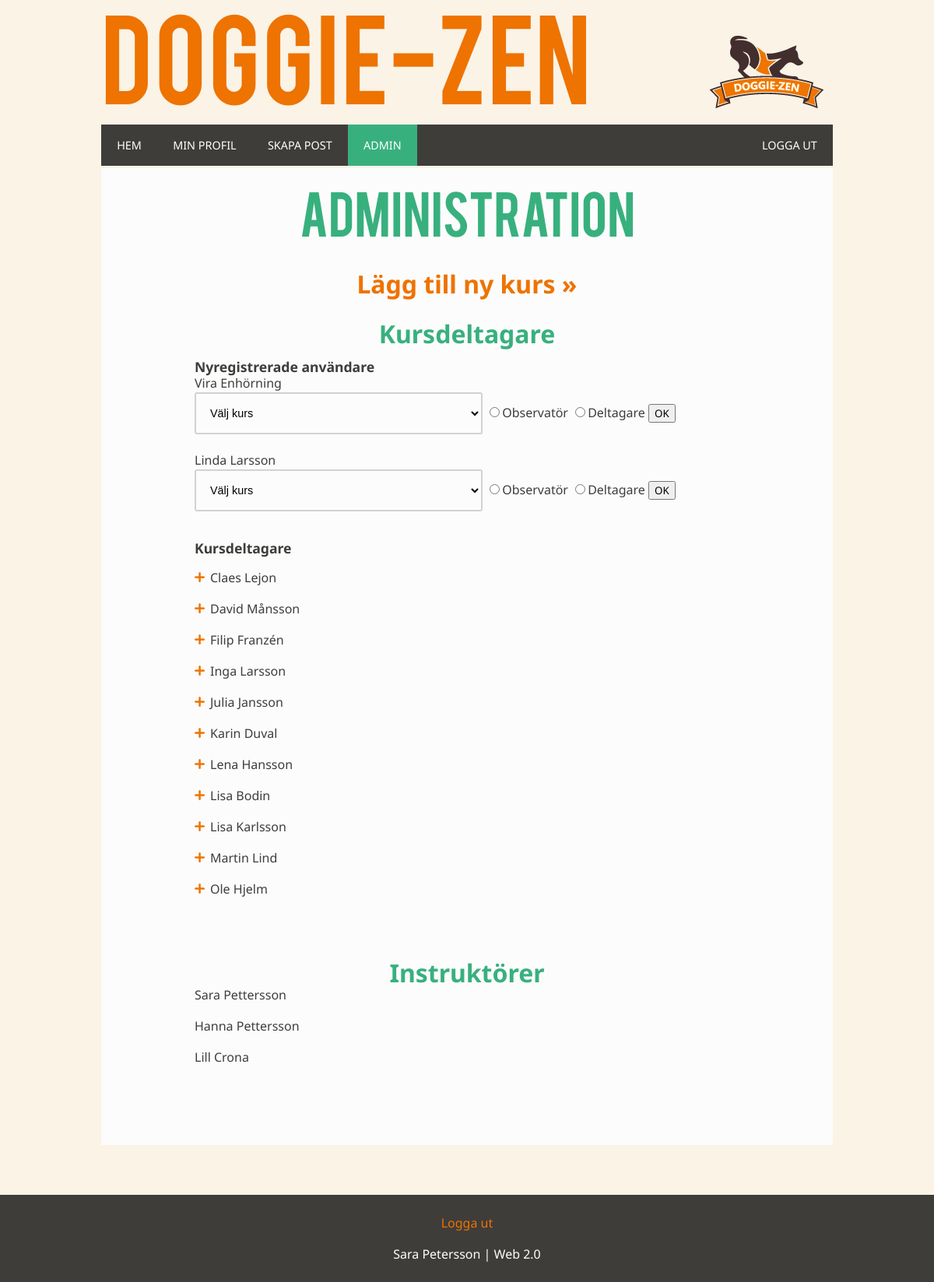
/admin.php (signed in), run on the app's committed database.
### tables this page shows
CREATE TABLE `users` (
  `userId` tinyint(5) NOT NULL,
  `email` varchar(40) NOT NULL,
  `firstname` varchar(12) NOT NULL,
  `lastname` varchar(20) NOT NULL,
  `password` varchar(100) NOT NULL,
  `type` tinyint(1) NOT NULL
);

### includes/config.php (called while the page is built, shortened)
<?php
function getPath() {
    $path = $_SERVER['PHP_SELF'];
    return $path;
}
$user = new User();
$class = new Classes();
if (isset($_SESSION['userId'])) {
    $userId = $_SESSION['userId'];
    $type = $user->getUserType($userId);
}

### includes/class/User.class.php (called while the page is built, shortened)
<?php
	class User {
		public function __construct() {
			$this->db = new Database();
		}
		public function getUserType($userId) {
			$result = $this->db->select("SELECT type FROM users WHERE userId = $userId");
			foreach ($result as $key) {
				$type = $key['type'];
			}
			return $type;
		}
	}

### includes/class/Database.class.php (called while the page is built, shortened)
<?php
	class Database {
	    protected static $connection;
	    public function connect() {
	        if(!isset(self::$connection)) {
	            $config = parse_ini_file('ini/config.ini');
	            self::$connection = new mysqli($config['database'], $config['username'], $config['password'], $config['dbname']);
	        }
	        return self::$connection;
	    }
	    public function query($query) {
	        $connection = $this->connect();
	        $result = $connection->query($query);
	        if ($result) {
		        return $result;
	    	}
	    	else {
	    		$this->error();
	    	}
	    }
	    public function select($query) {
	        $rows = array();
	        $result = $this->query($query);
	        while ($row = $result->fetch_assoc()) {
	            $rows[] = $row;
	        }
	        return $rows;
	    }
	    public function sanitize($value) {
			$value = trim($value);
			$value = stripslashes($value);
			$value = htmlspecialchars($value);
	        $connection = $this->connect();
	        return $connection->real_escape_string($value);
	    }
	}

### includes/class/Classes.class.php (called while the page is built, shortened)
<?php
	class Classes {
		public function __construct(){
			$this->db = new Database();
			$this->classList = $this->db->select("SELECT * FROM class ORDER BY className");
			$this->teacherList = $this->db->select("SELECT userId, firstname, lastname FROM users WHERE type = 1");
		}
		public function getClasses($userId) {
			$result = $this->db->select("SELECT className, curriculum.classCode, startDate, endDate, closingDate, typeId FROM class, userclass, curriculum
				WHERE userId = $userId
				AND class.classId = curriculum.classId
				AND userclass.classCode = curriculum.classCode
				ORDER BY curriculum.startDate DESC");
			return $result;
		}
		public function getTeacher($classCode) {
			$classCode = $this->db->sanitize($classCode);
			$result = $this->db->select("SELECT userId FROM userclass
				WHERE classCode = '$classCode'
				AND typeId = 1");
			if ($result) {
				foreach ($result as $key) {
					$teacher = $key['userId'];
				}
				return $teacher;
			}
			else {
				return false;
			}
		}
		public function getStudentList() {
			$result = $this->db->select("SELECT DISTINCT users.userId, email, firstname, lastname FROM users, userclass
				WHERE users.userId IN
				(SELECT userclass.userId FROM userclass)
				AND type != 1
				ORDER BY firstname");
			return $result;
		}
		public function getNewStudents() {
			$result = $this->db->select("SELECT DISTINCT users.userId, email, firstname, lastname FROM users, userclass
				WHERE users.userId NOT IN
				(SELECT userclass.userId FROM userclass)
				AND type != 1");
			return $result;
		}
	}

### admin.php (the view, shortened to what this page needs)
<?php
include("includes/header.php");
if (isset($_SESSION["userId"])) {
	if ($type == 1) {
?>
		<section id="mainContainer">
			<h2>Administration</h2>
			<h3 id="addNewClass">Lägg till ny kurs »</h3>
<?php
						$teacher = $class->getTeacherList();
?>
			<div class="admin">
				<h3>Kursdeltagare</h3>
				<h4>Nyregistrerade användare</h4>
<?php
				$newStudent = $class->getNewStudents();
				foreach ($newStudent as $key) {
					echo "<div id='newStudentDiv" . $key['userId'] . "'>";
						echo "<p>" . $key['firstname'] . " " . $key['lastname'] . "</p>";
						echo "<form id='newStudentForm" . $key['userId'] . "'>
							<select name='class' id='class_" . $key['userId'] . "'>
								<option value='0'>Välj kurs</option>";
							echo "</select>
							<input type='radio' name='type' value='3'>Observatör
							<input type='radio' name='type' value='4'>Deltagare
				  			<input type='button' value='OK' id='submitStudent" . $key['userId'] . "' onclick='submitStudent(" . $key['userId'] . ", &#39;" . $key['firstname'] . "&#39;, &#39;" . $key['lastname'] . "&#39;)'>
						</form>
					</div>";
				}
				echo "<div id='oldStudents'>";
				echo "<h4>Kursdeltagare</h4>";
				$student = $class->getStudentList();
				foreach ($student as $studentKey) {
					$userClass = $class->getClasses($studentKey['userId']);
					echo "<p><img src='images/add_13x13.png' alt='Mer info om " . $studentKey['firstname'] . " " . $studentKey['lastname'] . "' class='info' onclick=showInfo(" . $studentKey['userId'] . ")>" . $studentKey['firstname'] . " " . $studentKey['lastname'] . "</p>
					<div id='oldStudentField_" . $studentKey['userId'] . "' class='oldStudentField'>
						<form id='newStudentForm" . $studentKey['userId'] . "' class='oldStudentForm'>
							<select name='class' id='class_" . $studentKey['userId'] . "'>
								<option value='0'>Välj kurs</option>";
							echo "</select>
							<input type='radio' name='type' value='3'>Observatör
							<input type='radio' name='type' value='4'>Deltagare
				  			<input type='button' value='OK' id='submitStudent" . $studentKey['userId'] . "' onclick='submitStudent(" . $studentKey['userId'] . ", &#39;" . $studentKey['firstname'] . "&#39;, &#39;" . $studentKey['lastname'] . "&#39;)'>
						</form>
						<h5>Aktuella kurser</h5>
						<ul id='currentClassList_" . $studentKey['userId'] . "'>";
						foreach ($userClass as $userClassKey) {
							$teacherId = $class->getTeacher($userClassKey['classCode']);
						}
						echo "</ul>
						<h5>Avslutade kurser</h5>
						<ul class='endedClasses'>";
						foreach ($userClass as $userClassKey) {
							$teacherId = $class->getTeacher($userClassKey['classCode']);
						}
						echo "</ul>
					</div>";
	}
?>
				</div>
			</div>
			<div class="admin">
				<h3>Instruktörer</h3>
<?php
				foreach ($teacher as $tKey) {
					echo "<p>" . $tKey['firstname'] . " " . $tKey['lastname'] . "<p>";
				}
?>
			</div>
    	</section>
<?php
	}
	else {
		header("Location: index.php");
    	exit;
	}
}
else {
    header("Location: login.php");
    exit;
}
include("includes/footer.php");

### includes/header.php (shortened to what this page needs)
<?php
include("includes/config.php");
?>
<!DOCTYPE html>
<html lang="sv">
    <head>
        <link rel="stylesheet" href="css/style.css" type="text/css">
    </head>
    <body>
        <header>
            <a href="index.php"><h1>Doggie-Zen</h1></a>
            <div id="logo">
                <a href="index.php"><img src="images/logo.png" alt="Doggie-Zen onlinekurser"></a>
            </div>
            <?php include("includes/mainmenu.php");?>
        </header>
        <section id="mainContent">

### includes/mainmenu.php
		<nav>
		    <ul>
<?php
				echo "<li";
				if (getPath() == "/index.php") {
					echo " class='active'";
				}
				echo "><a href='index.php'>Hem</a></li>";
				echo "<li";
				if (getPath() == "/profile.php") {
					echo " class='active'";
				}
				echo "><a href='profile.php'>Min profil</a></li>";
				echo "<li";
				if (getPath() == "/publish.php") {
					echo " class='active'";
				}
				echo "><a href='publish.php'>Skapa post</a></li>";
				if (isset($_SESSION['userId']) && $type == 1) {
					echo "<li";
					if (getPath() == "/admin.php") {
						echo " class='active'";
					}
					echo "><a href='admin.php'>Admin</a></li>";
				}
				if (isset($_SESSION['userId'])) {
					echo "<li id='logout'><a href='logout.php'>Logga ut</a></li>";
				}
?>
		    </ul>
		</nav>

### includes/footer.php (shortened to what this page needs)
			</section>
			<footer>
<?php
				if (isset($_SESSION["userId"])) {
					echo "<p><a href='logout.php'>Logga ut</a></p>";
				}
?>
				<p id="author">Sara Petersson <span class="divider">|</span> Web 2.0</p>
			</footer>
	</body>
</html>

### css/style.css (style rules this page uses)
html, body, div, span, applet, object, iframe, h1, h2, h3, h4, h5, h6, p, blockquote, pre, a, abbr, acronym, address, big, cite, code, del, dfn, em, img, ins, kbd, q, s, samp, small, strike, strong, sub, sup, tt, var, b, u, i, center, dl, dt, dd, ol, ul, li, fieldset, form, label, legend, table, caption, tbody, tfoot, thead, tr, th, td, article, aside, canvas, details, embed, figure, figcaption, footer, header, hgroup, main, menu, nav, output, ruby, section, summary, time, mark, audio, video { margin: 0; padding: 0; border: 0; font-size: 100%; font: inherit; vertical-align: baseline; }
article, aside, details, figcaption, figure, footer, header, hgroup, main, menu, nav, section { display: block; }
body { line-height: 1; }
ol, ul { list-style: none; }
body { background-color: #faf3e6; font-size: 100%; font-family: 'Noto Sans', Helvetica, Arial, sans-serif; color: #3f3d3a; }
footer { background-color: #3f3d3a; color: #fff; margin-top: 4em; text-align: center; padding: 1.5em 0; clear: both; }
header { max-width: 940px; margin: 0 auto; padding-top: 2em; }
#logo { float: right; }
h1 { font-size: 8em; color: #ee7300; font-family: 'bebasregular', sans-serif; text-transform: uppercase; float: left; }
header nav { clear: both; text-transform: uppercase; font-size: .9em; }
nav ul { display: inline-block; background-color: #3f3d3a; width: 100%; }
header ul li { float: left; }
header ul li:hover, .active { background-color: #38b07e; }
nav a { text-decoration: none; color: #fff; display: inline-block; padding: 1.1em 1.4em; z-index: 2; }
#logout { float: right; }
#mainContent { clear: both; max-width: 940px; margin: 0 auto; }
#mainContainer { background-color: #FCFCFC; padding: 4% 8%; overflow: hidden; position: relative; }
.delete, .info { cursor: pointer; }
.info { margin-right: 1%; }
.admin { max-width: 700px; margin: 0 auto; padding-bottom: 3em; }
input { font-family: 'Noto Sans', sans-serif; }
select { background-color: #FCFCFC; width: 370px; border: 2px solid #cfd3d5; font-size: .9em; height: 3.75em; padding: 0 2%; -webkit-border-radius: 3px; -moz-border-radius: 3px; border-radius: 3px; margin-bottom: 3%; line-height: 1.5em; }
h2 { font-size: 4em; letter-spacing: -1px; word-spacing: 20px; text-align: center; font-family: 'bebasregular', sans-serif; text-transform: uppercase; color: #38b07e; }
h3 { font-size: 2em; color: #38b07e; font-family: 'Noto Sans', sans-serif; font-weight: 700; margin-top: 1em; }
.admin h3 { text-align: center; }
#addNewClass, #addTeacher { text-align: center; color: #ee7300; cursor: pointer; }
h4 { font-size: 1.1em; font-family: 'Noto Sans', sans-serif; font-weight: 700; margin-top: 1em; }
p { line-height: 1.5em; }
p+p { margin-top: 1em; }
#oldStudents p { margin-top: 1em; }
a { color: #ee7300; }
li { line-height: 1.5em; }
footer a { text-decoration: none; }

### data on the page
users: firstname "Vira", lastname "Enhörning", class "Välj kurs"
users: firstname "Linda", lastname "Larsson", class "Välj kurs"
users: firstname "Claes", lastname "Lejon"
users: firstname "David", lastname "Månsson"
users: firstname "Filip", lastname "Franzén"
users: firstname "Inga", lastname "Larsson"
users: firstname "Julia", lastname "Jansson"
users: firstname "Karin", lastname "Duval"
users: firstname "Lena", lastname "Hansson"
users: firstname "Lisa", lastname "Bodin"
users: firstname "Lisa", lastname "Karlsson"
users: firstname "Martin", lastname "Lind"
users: firstname "Ole", lastname "Hjelm"
users: firstname "Sara", lastname "Pettersson"
users: firstname "Hanna", lastname "Pettersson"
users: firstname "Lill", lastname "Crona"
